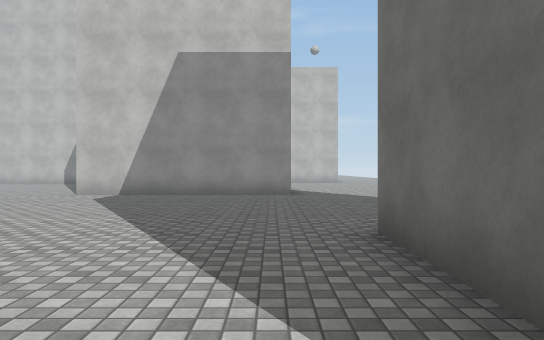
View 1 (above)

20 first-person views from a walk through a 3-D level made in the Unity game engine. The camera is 1.3 m above the floor, looks level and sees 70° across. The floor is counted in squares, 2 m on a side. Each view is taken from the middle of a square. On the plan, view 1 faces up. The plan holds only what a view shows up to about 11 squares ahead; the rest is blank. The place goes on beyond the plan. Surface patterns are stand-ins for the level's own textures.

View 2
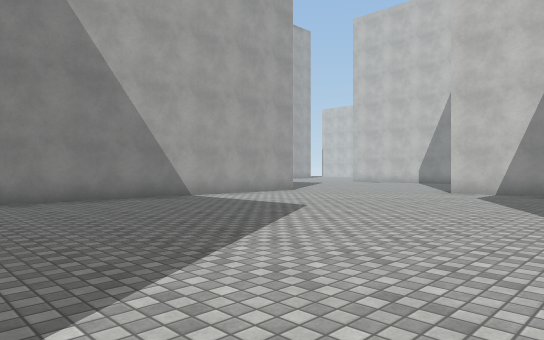

View 3
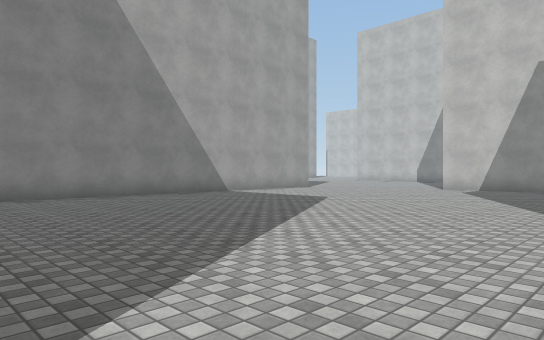

View 4
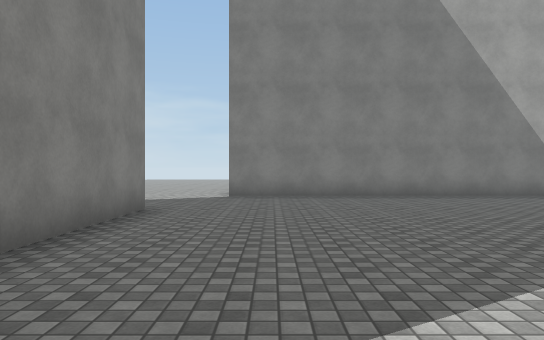

View 5
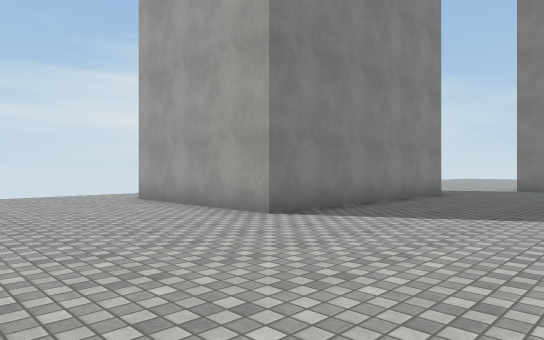

View 6
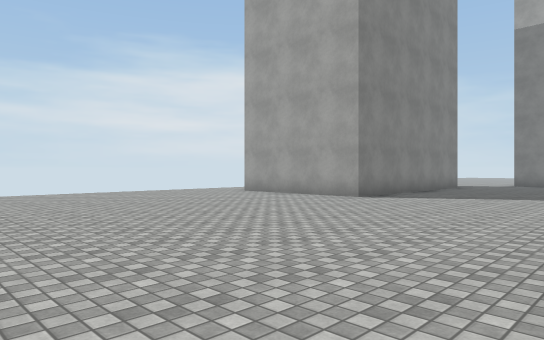

View 7
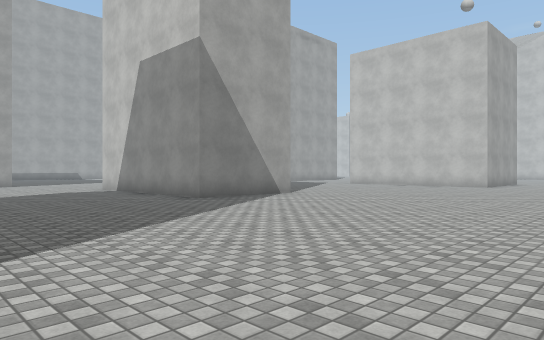

View 8
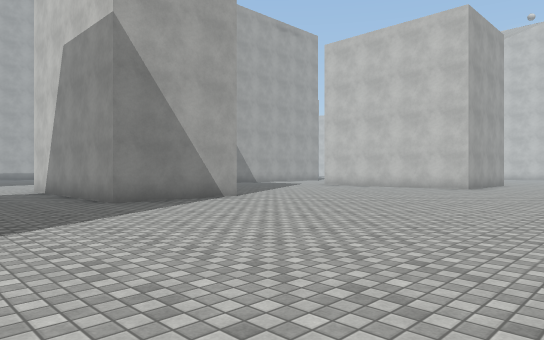

View 9
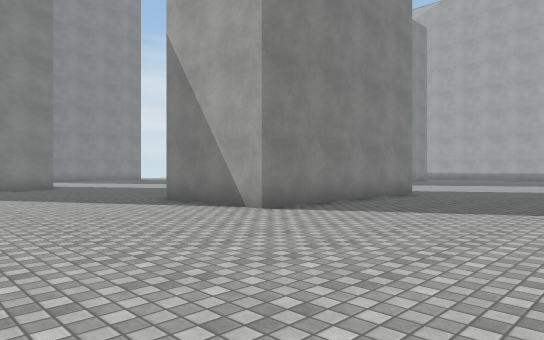

View 10
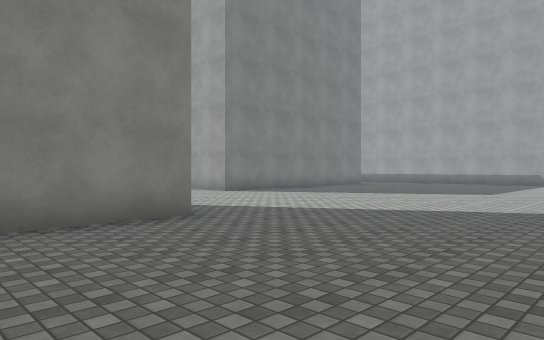

View 11
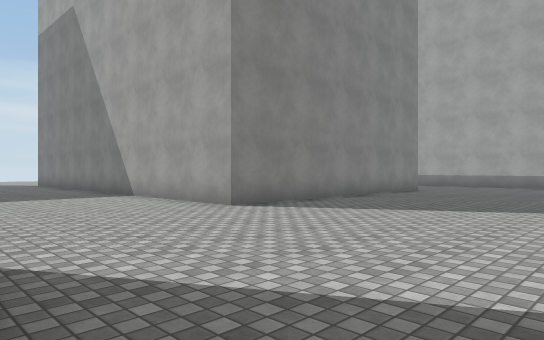

View 12
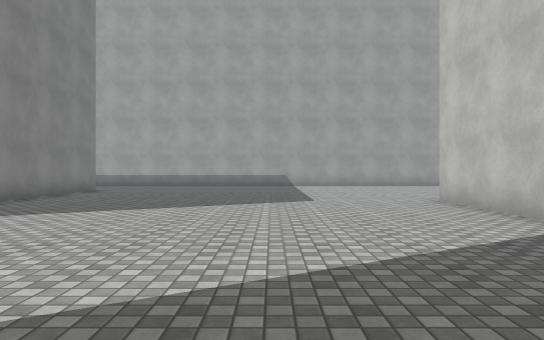

View 13
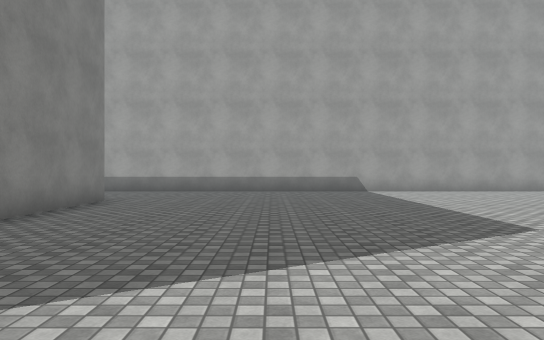

View 14
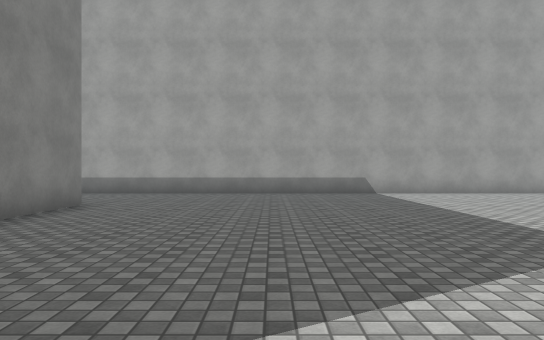

View 15
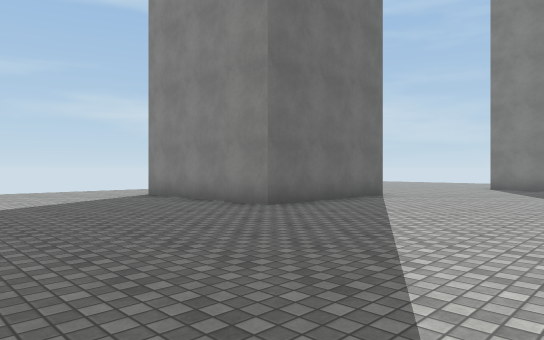

View 16
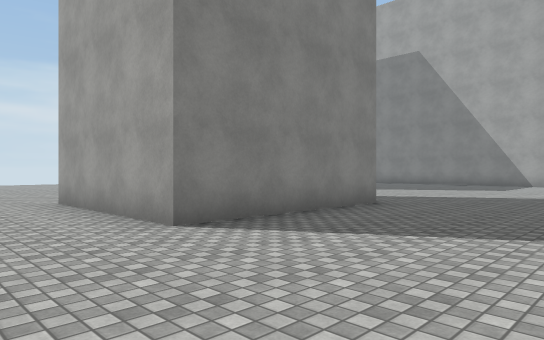

View 17
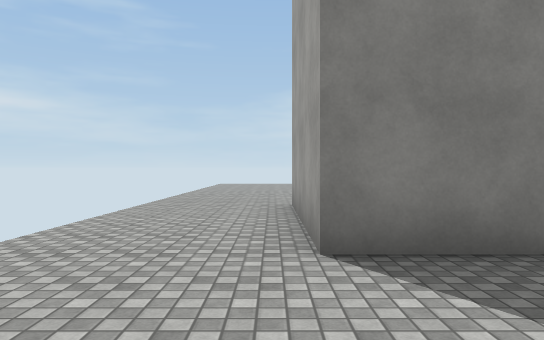

View 18
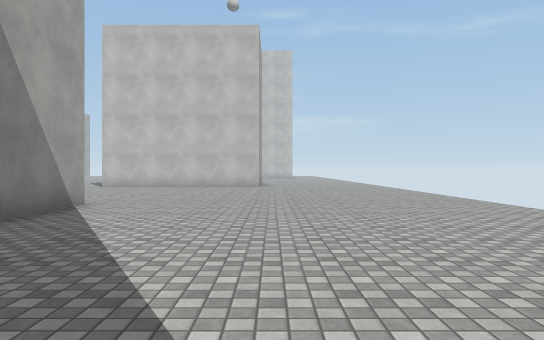

View 19
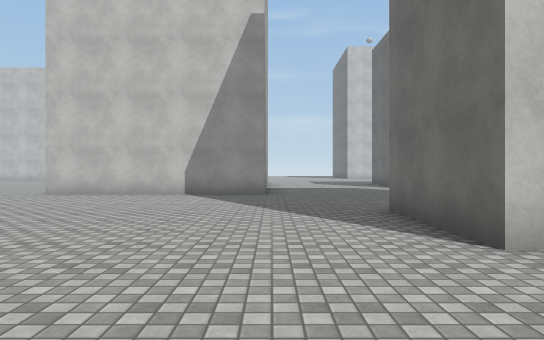

View 20
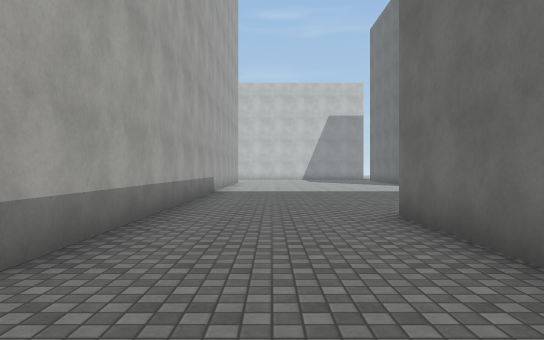

### Floor plan
Key: @ floor where view 1 was taken; # wall or solid block; . floor.
Columns run from 21 left of view 1 to 8 right of it. Each row starts with its distance up from view 1.
 18 #.......######.... .   .....
 17 #.............................
 16 #.............................
 15 #.............................
 14 #.............................
 13 #...............######........
 12 #...............######........
 11 #...............######........
 10 #.............................
  9 #.............................
  8 #...########..................
  7 #...#      #..................
  6 #...#      #..................
  5 ....       #..................
  4  ...       #..........#####...
  3   .        #..........#   #...
  2            #..........#   #...
  1            #..........#   #...
  0            #.........@#   #...
 -1            #..................
 -2            #..................
 -3            #..................
 -4            #..................
 -5           .....######........
 -6           ....      ##.......
 -7                      #.......
 -8                      #.......
 -9                      #......
-10                      .......
-11                      .......

Where each view was taken, in squares from view 1:
view 1: 0 up, 0 right, facing up
view 2: 1 down, 1 left, facing up-left
view 3: 3 down, 0 right, facing up-left
view 4: 3 down, 0 right, facing left
view 5: 1 down, 4 right, facing down-left
view 6: 0 up, 8 right, facing down-left
view 7: 5 up, 8 right, facing up-left
view 8: 7 up, 8 right, facing up-left
view 9: 18 up, 5 right, facing down-left
view 10: 18 up, 2 left, facing down-left
view 11: 14 up, 5 left, facing down-left
view 12: 14 up, 5 left, facing left
view 13: 12 up, 9 left, facing left
view 14: 12 up, 10 left, facing left
view 15: 9 up, 4 left, facing down-right
view 16: 8 up, 8 right, facing down-left
view 17: 7 up, 6 right, facing down
view 18: 6 up, 4 right, facing up
view 19: 7 up, 7 left, facing up
view 20: 3 up, 19 left, facing up
